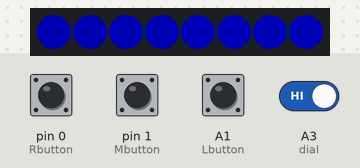
The sketch below on a simulated Arduino Uno, built with avr-gcc and run on an emulated ATmega328P. On the bench: 8 RGB LEDs in strip order, left to right. The inputs (shaded band) are chosen by the test bench; at power-on: A3 (dial), pin 0 (Rbutton), pin 1 (Mbutton) HIGH, A1 (Lbutton) LOW. Dim RGB values are drawn brighter than linear.

Above: at 1.29 s.
1.3 s: A3 (dial) driven LOW
3.2 s: pin 0 (Rbutton) pulled LOW for 0.15 s
At 3.62 s:
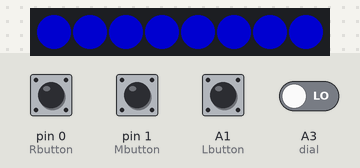
6.3 s: pin 1 (Mbutton) pulled LOW for 1 s
At 7.14 s:
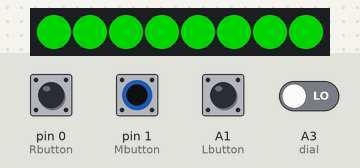
9.1 s: A3 (dial) driven HIGH
At 11.12 s:
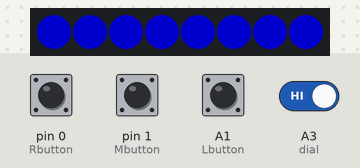
12.1 s: A3 (dial) driven LOW
At 12.35 s:
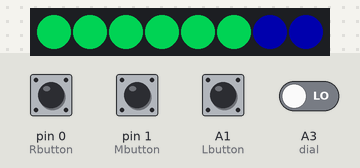
15.1 s: pin 0 (Rbutton) pulled LOW for 1 s
At 16.01 s:
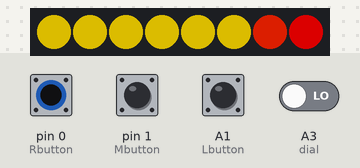
Timing chart, 0 to 21.6 s (numbered marks = the images above; inputs shaded):
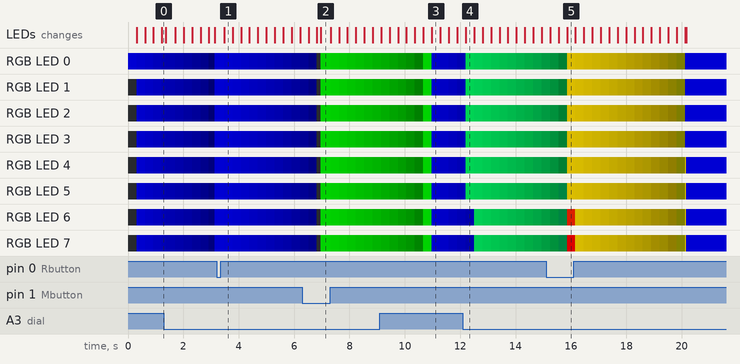

The sketch:

V3_MMPiBbet_Testing.ino
```cpp
#include <Adafruit_NeoPixel.h>
#define PIN A2
#define N_LEDS 8
Adafruit_NeoPixel pixels = Adafruit_NeoPixel(N_LEDS, PIN, NEO_GRB + NEO_KHZ800);

#define Rbutton 0
#define Mbutton 1
#define Lbutton A1
#define dial A3

#define max_brightness 125
int push = 0;
int r = 0;
int g = 0;
int b = 0;

bool buttonState = HIGH;

void setup() {
  pinMode(Rbutton, INPUT);
  pinMode(Mbutton, INPUT);
  pinMode(Lbutton, INPUT);
  pinMode(dial, INPUT);
  pixels.begin();
}

void loop() {

  // Standby code
  int j = 0;
  while (digitalRead(dial) == buttonState) {
    b = abs(map(j, 0, 2 * max_brightness, -max_brightness, max_brightness));
    colorset(0, 0, b);
    delay(8);
    if (j == 2 * max_brightness) {
      j = 0;
    } else {
      j = j + 5;
    }
  }
  fade(r, g, b);
  r, g, b = 0;


  while (digitalRead(dial) != buttonState) {
    r, g, b = 0;
    // Press right button
    if (digitalRead(Rbutton) != buttonState) {
      int k = 0;
      int gf;
      while (push == 0 && digitalRead(dial) != buttonState) {
        // Fire lighting
        // Check if other buttons pressed
        if (digitalRead(Mbutton) != buttonState || digitalRead(Lbutton) != buttonState) {
          push = 1;
        }
        r = abs(map(k, 0, 2 * max_brightness, -max_brightness, max_brightness)) + 20;
        for (int i = 0; i < N_LEDS; i++) {
          if ((k / 10) % 2 == 0) {
            gf = 1;
          } else {
            gf = 0;
          }
          pixels.setPixelColor(i, pixels.Color(r, 20 * ((i + gf) % 2), 0));
          pixels.show();
          delay(5);
        }
        if (k == 2 * max_brightness) {
          k = 0;
        } else {
          k++;
        }
      }
      push = 0;
    }

    // Press middle button
    else if (digitalRead(Mbutton) != buttonState) {
      r = 0;
      g = 125;
      b = 0;
      colorset(r, g, b);
      while (push == 0 && digitalRead(dial) != buttonState) {
        // Lightning lighting
        // Check if other buttons pressed
        if (digitalRead(Rbutton) != buttonState || digitalRead(Lbutton) != buttonState) {
          push = 1;
        }
      }
      push = 0;
    }

    // Press left button
    else if (digitalRead(Lbutton) != buttonState) {
      r = 0;
      g = 0;
      b = 125;
      colorset(r, g, b);
      while (push == 0 && digitalRead(dial) != buttonState) {
        // Lightning lighting
        // Check if other buttons pressed
        if (digitalRead(Mbutton) != buttonState || digitalRead(Rbutton) != buttonState) {
          push = 1;
        }
      }
      push = 0;
    } else {
      //fade(r, g, b);
      r, g, b = 0;
      colorset(r, g, b);
    }
    fade(r, g, b);
    r, g, b = 0;
    colorset(r, g, b);
  }
}


void fade(int r, int g, int b) {
  int max_color = max(r, max(g, b));
  for (int m = max_color; m > 0; m = m - 3) {
    int rm = map(m, max_color, 0, r, 0);
    int gm = map(m, max_color, 0, g, 0);
    int bm = map(m, max_color, 0, b, 0);
    colorset(rm, gm, bm);
  }
  colorset(0, 0, 0);
}

void colorset(int r, int g, int b) {
  for (int i = 0; i < N_LEDS; i++) {

    // pixels.Color takes RGB values, from 0,0,0 up to 255,255,255
    pixels.setPixelColor(i, pixels.Color(r, g, b));  // Moderately bright green color.

    pixels.show();  // This sends the updated pixel color to the hardware.

    delay(10);  // Delay for a period of time (in milliseconds).
  }
}
```

Measured:
- after the input at 6.3 s, the LEDs: first differ from a run without the input after 0.67 s (image 2)
- after the input at 12.1 s, the LEDs: change after 0.10 s (image 4)
- after the input at 15.1 s, the LEDs: first differ from a run without the input after 0.76 s (image 5)
